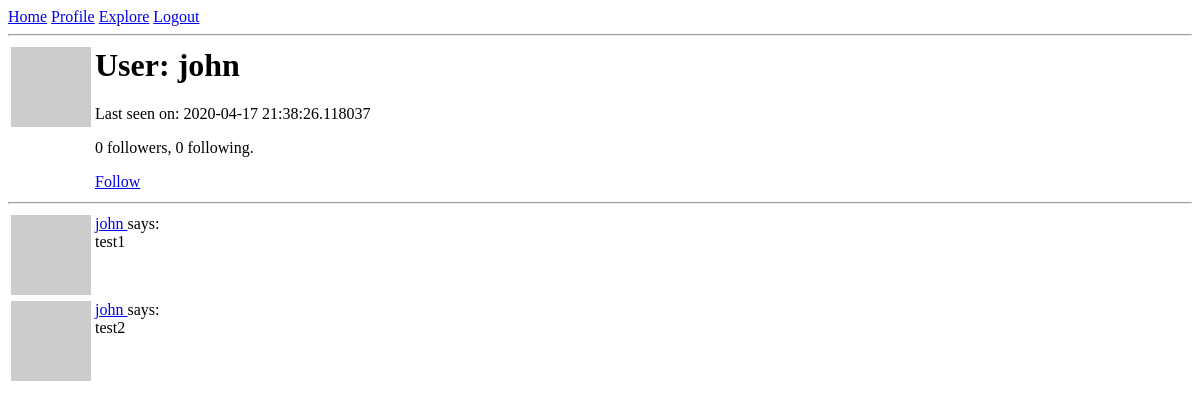
Page /user/john (signed in) on the earlier database version.
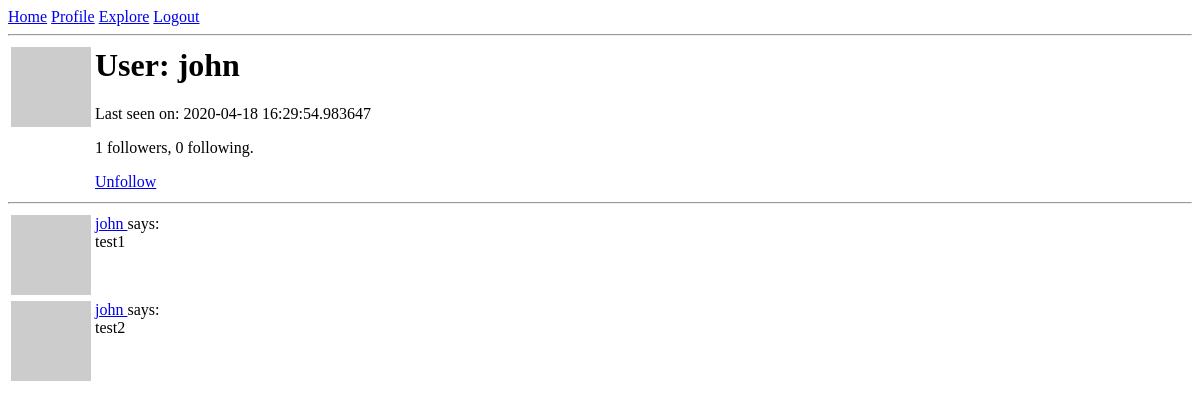
Same page on the later database version.
### app/models.py (models this page shows, shortened)
class User(UserMixin,db.Model):
    id = db.Column(db.Integer, primary_key=True)
    username = db.Column(db.String(64), index=True, unique=True)
    email = db.Column(db.String(120), index=True, unique=True)
    password_hash = db.Column(db.String(128))
    posts = db.relationship('Post', backref='author', lazy='dynamic')
    about_me = db.Column(db.String(140))
    last_seen = db.Column(db.DateTime, default=datetime.utcnow)
    followed = db.relationship('User',secondary=followers, primaryjoin=(followers.c.follower_id==id),
    														secondaryjoin=(followers.c.followed_id==id),backref=db.backref('followers',lazy='dynamic'),lazy='dynamic')
    def avatar(self, size):
        digest = md5(self.email.lower().encode('utf-8')).hexdigest()
        return 'https://www.gravatar.com/avatar/{}?d=identicon&s={}'.format(
            digest, size)
    def is_following(self,user):
    	return self.followed.filter(followers.c.followed_id==user.id).count()>0

### app/routes.py (the view)
@app.route('/user/<username>')
@login_required
def user(username):
	user = User.query.filter_by(username=username).first_or_404()
	post = [
		{'author':user,'body':'test1'},
		{'author':user,'body':'test2'}
	]
	return render_template('user.html',user=user,posts=post)

### app/models.py (called while the page is built)
@login.user_loader
def load_user(id):
	return User.query.get(int(id))

### app/routes.py (called while the page is built)
@app.before_request
def before_request():
	if current_user.is_authenticated:
		current_user.last_seen = datetime.utcnow()
		db.session.commit()

### app/templates/user.html (shortened to what this page needs)
{% extends "base.html" %}
{% block content %}
    <table>
        <tr valign="top">
            <td><img src="{{ user.avatar(80) }}"></td>
            <td>
                <h1>User: {{ user.username }}</h1>
                {% if user.last_seen %}<p>Last seen on: {{ user.last_seen }}</p>{% endif %}
                 <p>{{ user.followers.count() }} followers, {{ user.followed.count() }} following.</p>
                 {% if user == current_user %}
                <p><a href="{{ url_for('edit_profile') }}">Edit your profile</a></p>
                {% elif not current_user.is_following(user) %}
                <p><a href="{{ url_for('follow', username=user.username) }}">Follow</a></p>
                {% else %}
                <p><a href="{{ url_for('unfollow', username=user.username) }}">Unfollow</a></p>
                {% endif %}
            </td>
        </tr>
    </table>
    <hr>
    {% for post in posts %}
         {% include '_post.html' %}
    {% endfor %}
{% endblock %}

### app/templates/_post.html
 <table>
    <tr valign="top">
        <td><img src="{{ post.author.avatar(36) }}"></td>
        <td>
            <a href="{{ url_for('user', username=post.author.username) }}">
                {{ post.author.username }}
            </a>
            says:<br>{{ post.body }}
        </td>
    </tr>
</table>

Differences in the rows shown:
changed User "john": last_seen "2020-04-17 21:38:26.118037" → "2020-04-18 16:29:54.983647"
Other differences:
{{ user.followers.count() }}: "0" → "1"
text no longer shown: "Follow"
text now shown: "Unfollow"
